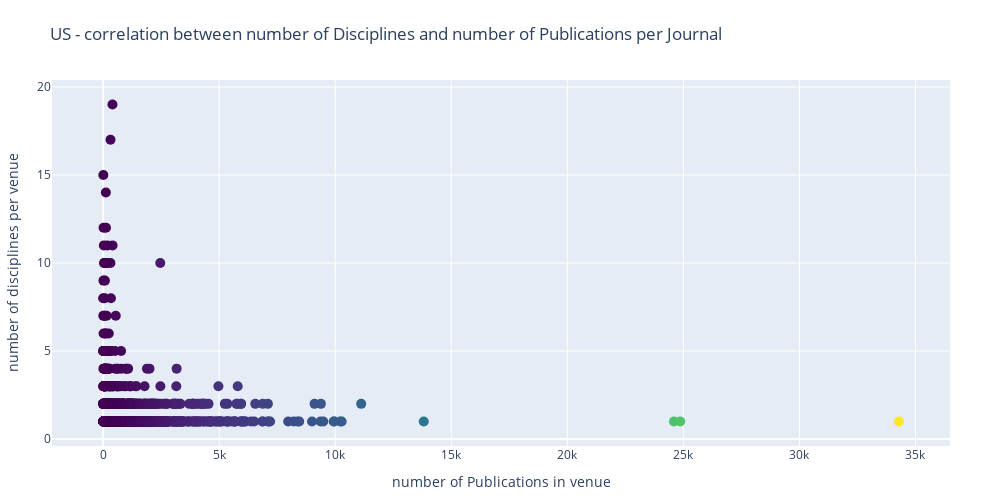

Notebook cell for this chart:
### Code cell
# US
import plotly.graph_objects as go
import plotly.io as pio

# Define a colormap - You can choose any colormap you like
cmap = plt.get_cmap('viridis')

# Create a trace for the scatter plot
scatter_trace = go.Scatter(
    x=us_data["Publications_in_venue"],
    y=us_data["disc_count"],
    mode='markers',
    marker=dict(size=10, color=us_data["Publications_in_venue"], colorscale='viridis'),
    text=us_data["Original Title"],  # Use the 'metadata' column from us_data for tooltips
    hoverinfo='text'
)

# Create the layout for the plot
layout = go.Layout(
    title="US - correlation between number of Disciplines and number of Publications per Journal",
    xaxis_title="number of Publications in venue",
    yaxis_title="number of disciplines per venue",
    width=1000,              # Adjust the width of the plot
    height=500,             # Adjust the height of the plot
    margin=dict(l=50, r=50, t=80, b=50),  # Adjust the margins around the plot
)

# Create the figure and add the trace and layout
fig = go.Figure(data=[scatter_trace], layout=layout)

# Display the interactive scatter plot
fig.show()

pio.write_html(fig, file='scatter_correlation_ndisc_npub_US.html')

### Figure 1 — Plotly figure (JSON) as saved in the notebook; plotly's stock layout.template omitted (floating-point values rounded to 4 significant figures; data arrays with more than 128 entries replaced by an {"elided": "..."} marker saying what was removed)
{"data": [{"hoverinfo": "text", "marker": {"color": {"elided": "1157 int values"}, "colorscale": [[0, "#440154"], [0.1111, "#482878"], [0.2222, "#3e4989"], [0.3333, "#31688e"], [0.4444, "#26828e"], [0.5556, "#1f9e89"], [0.6667, "#35b779"], [0.7778, "#6ece58"], [0.8889, "#b5de2b"], [1, "#fde725"]], "size": 10}, "mode": "markers", "text": {"elided": "1157 str values"}, "type": "scatter", "x": {"elided": "1157 int values"}, "y": {"elided": "1157 int values"}}], "layout": {"height": 500, "margin": {"b": 50, "l": 50, "r": 50, "t": 80}, "title": {"text": "US - correlation between number of Disciplines and number of Publications per Journal"}, "width": 1000, "xaxis": {"title": {"text": "number of Publications in venue"}}, "yaxis": {"title": {"text": "number of disciplines per venue"}}}}
